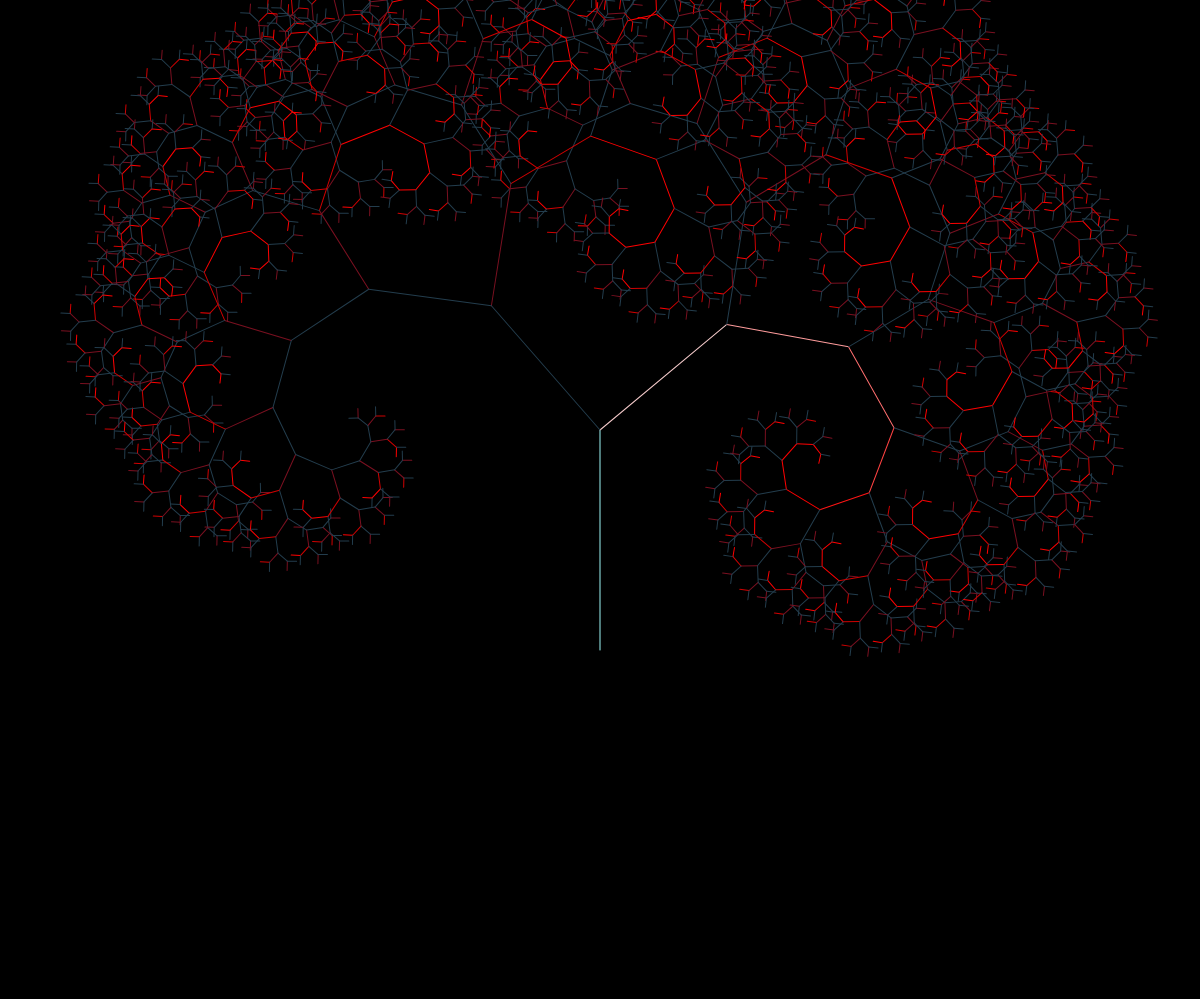
Frame 1 (no input)
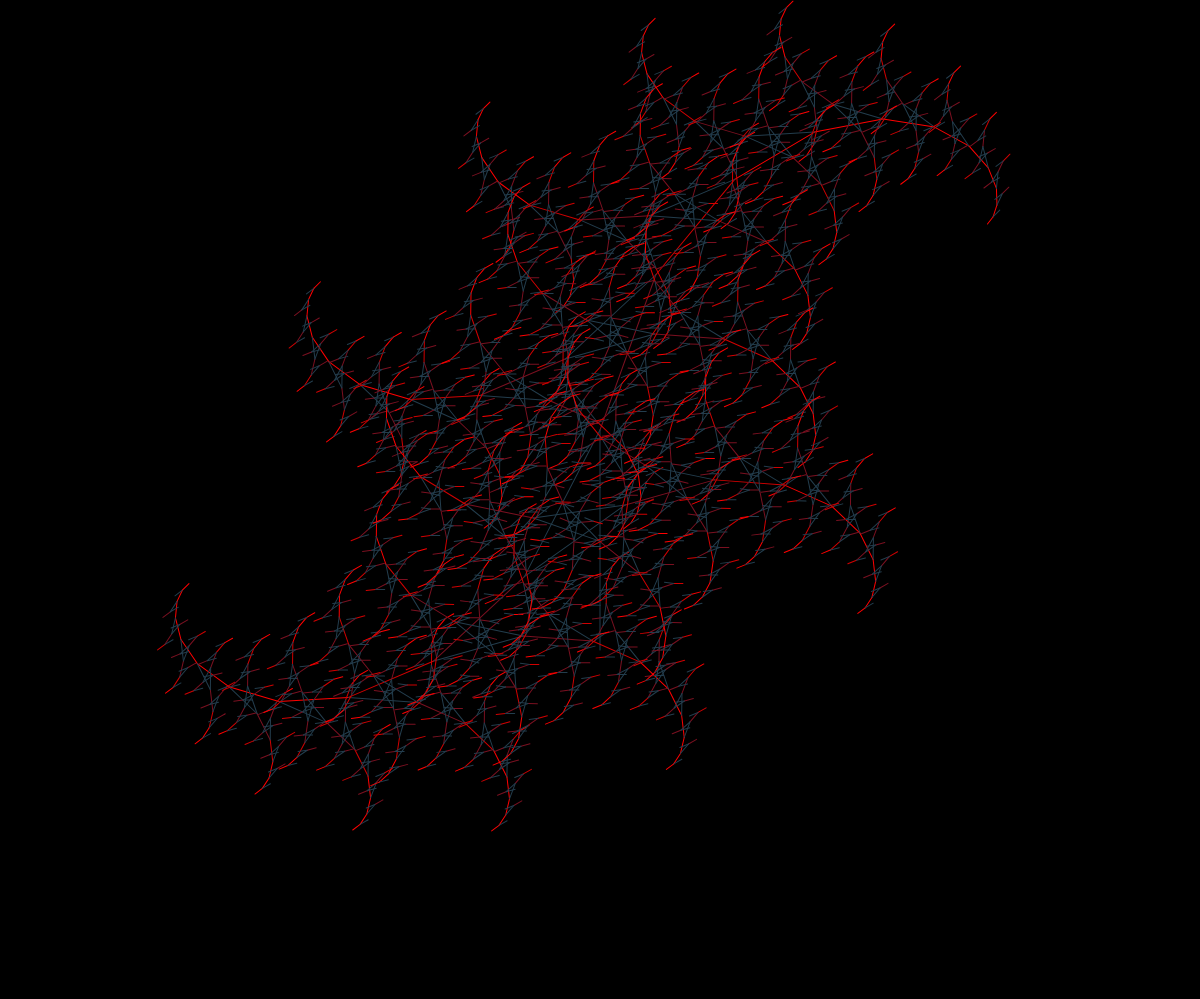
Frame 60 (no input)
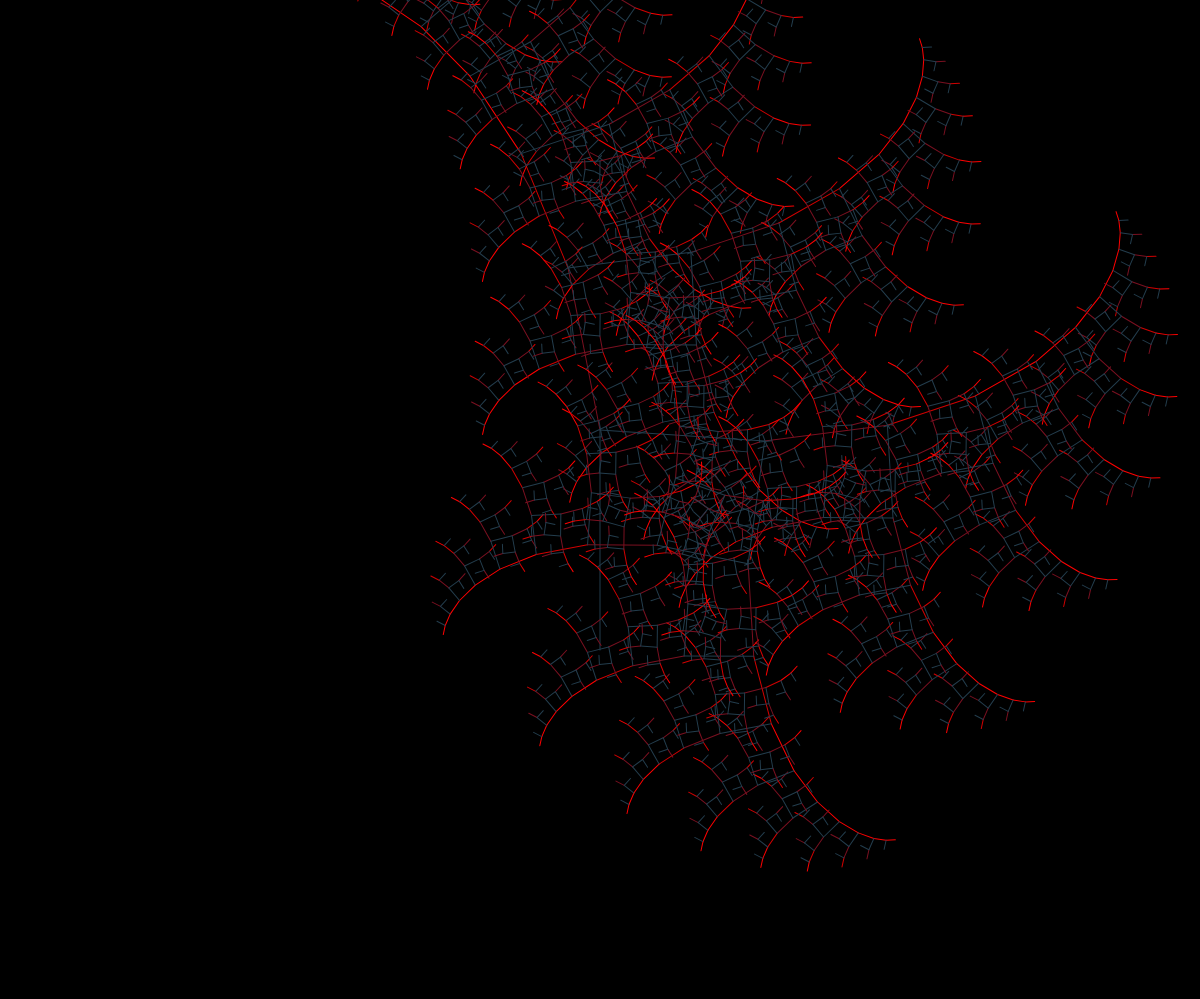
Frame 120 (the mouse pressed at the canvas centre since frame 60)

The p5.js sketch that drew these frames (run headless with seeded random() and noise() and a simulated clock; from frame 60 on, the mouse is pressed at the canvas centre):

// p5.js sketch
// ── sketch.js
let numBranches;
let i;
let height = 700;
let width = 800; 
let slider;
let sliderBias;
let angle;
let r1;
let g1;
let b1;
let r2;
let g2;
let b2;
let numGrads;
let gradIncR;
let gradIncG;
let gradIncB;
let bias;

function setup() {
  i = 0;

  let height = windowHeight-1;
  let width = windowWidth;

  numBranches = 10; 
  //slider = createSlider(0, TWO_PI, PI/4, 0.01);
  //sliderBias = createSlider(0, TWO_PI, 0, 0.01);
  angle = PI/4;
  sliderBias = 0;
  //r1 = 31;
  //g1 = 61;
  //b1 = 77;
  //r2 = 254;
  //g2 = 127;
  //b2 = 45;
  r1 = 156;
  g1 = 246;
  b1 = 246;
  r2 = 243;
  g2 = 201;
  b2 = 139;
  bias = 0.1;
  numGrads = 1;

  [gradIncR, gradIncG, gradIncB] = gradientIncrement(r1, g1, b1, r2, g2, b2, numGrads);

  createCanvas(width, height);
  fullscreen();
}

function draw(len) {
  background(0);
  //angle = slider.value();
  //bias = sliderBias.value();

  angle += 0.012;
  bias -= 0.021;

  stroke(r1, g1, b1);
  translate(windowWidth/2, windowHeight-350);
  branch(220);
}

function branch(len) {
  line(0, 0, 0, -len);
  translate(0, -len);
  [r1, g1, b1] = gradient(r1, g1, b1, gradIncR, gradIncG, gradIncB);
  if (len <= 10) {
    r1 = 35;
    g1 = 61;
    b1 = 77;
  }
  if (len > 10) {
    push();
    strokeWeight(1);
    stroke(r1, g1, b1);
    rotate(angle+bias);
    branch(len * 0.75);
    pop();
    push();
    strokeWeight(1);
    stroke(r1, g1, b1);
    rotate(-angle+bias);
    branch(len * 0.75);
    pop();  
  }
}

function gradient(r, g, b, gradIncR, gradIncG, gradIncB) {
  return [r1+gradIncR, g1+gradIncG, b1+gradIncB];
}

function gradientIncrement(r, g, b, rr, gg, bb, numGrads) {
  diffR = rr-r;
  diffG = gg-g;
  diffB = bb-b;
  diffR = diffR/numGrads;
  diffG = diffG/numGrads;
  diffB = diffG/numGrads;
  print(diffR, diffG, diffB);
  return [diffR, diffG, diffB];
}
